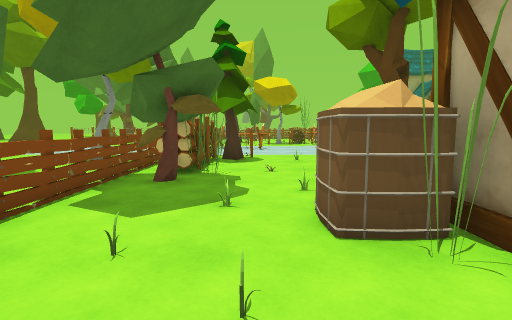
view 1 (above)

24 first-person views from a walk through a Unity game level. The camera is 1.2 m above the floor, tilts 6° down and sees 80° across. The floor is counted in squares, 1 m on a side. Each view is taken from the middle of a square. On the plan, view 1 faces up. The plan holds only what a view shows up to about 13 squares ahead; the rest is blank. The place goes on beyond the plan.

view 2
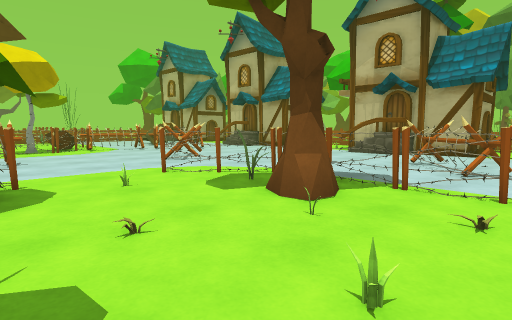

view 3
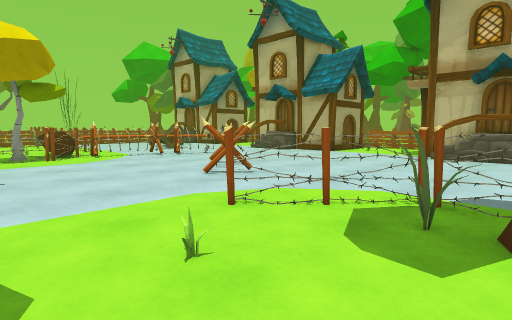

view 4
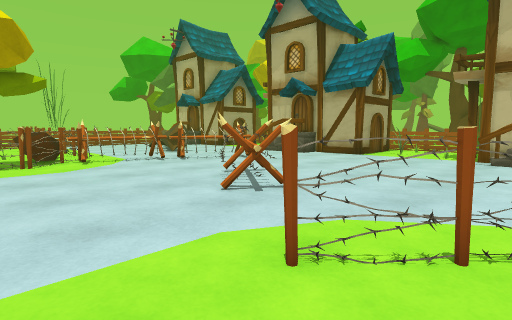

view 5
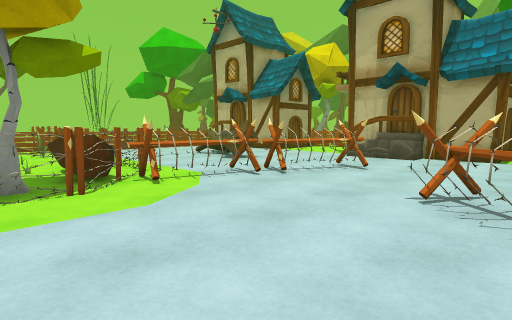

view 6
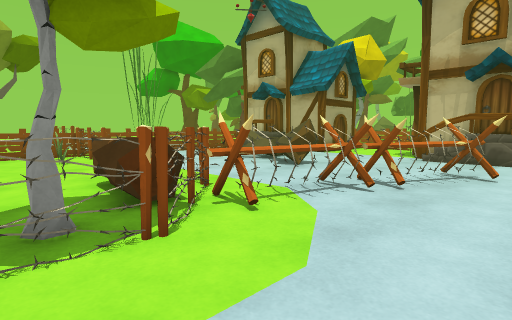

view 7
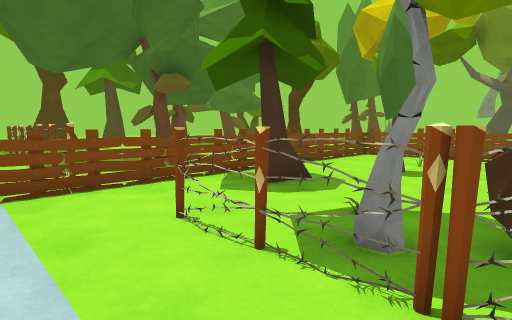

view 8
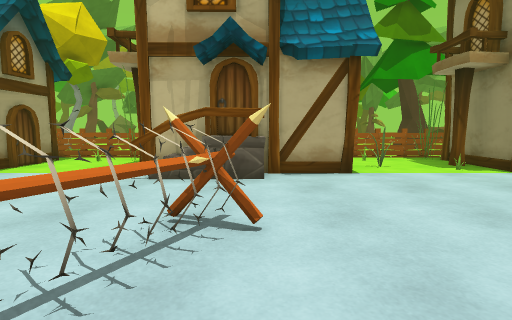

view 9
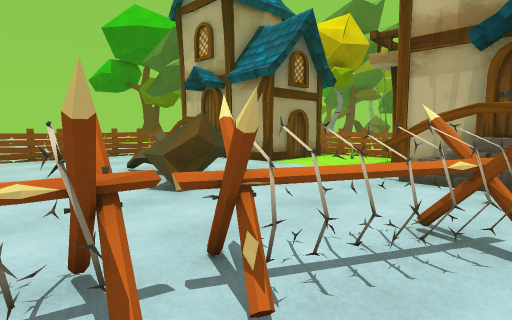

view 10
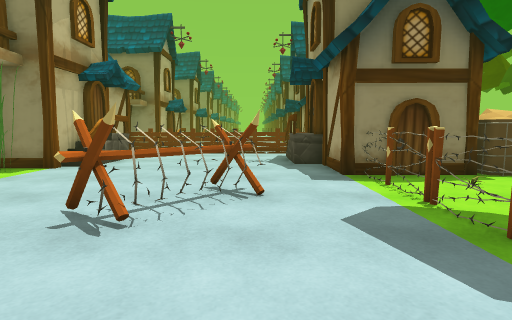

view 11
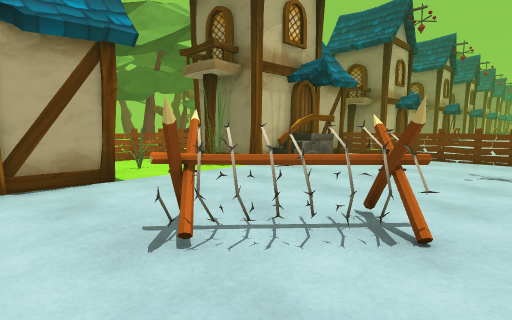

view 12
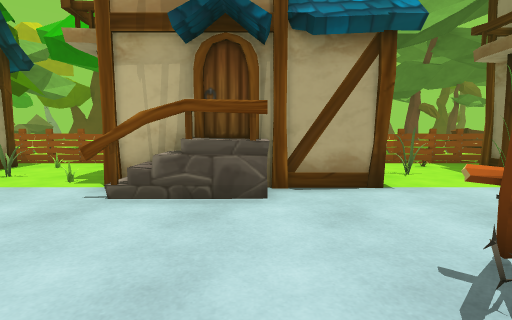

view 13
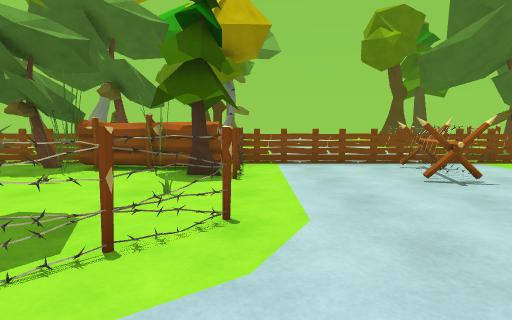

view 14
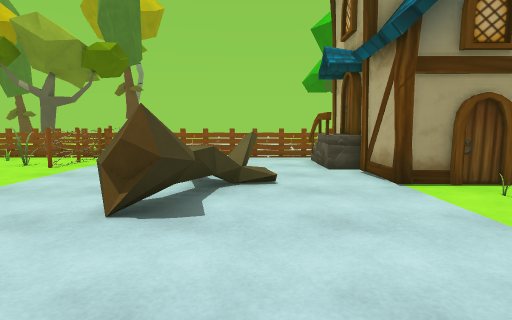

view 15
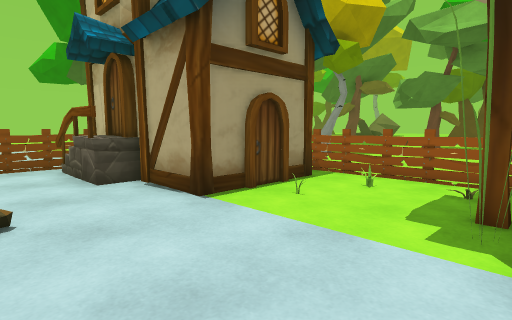

view 16
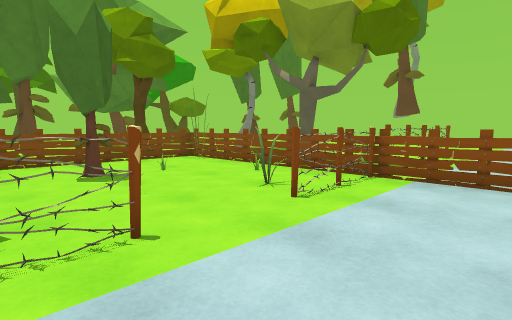

view 17
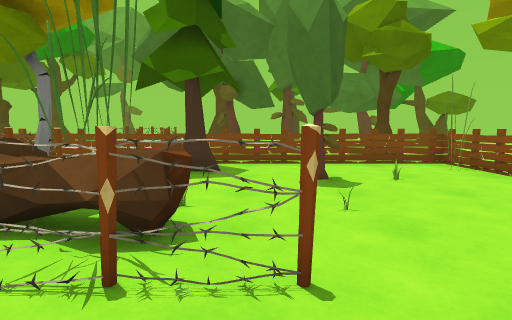

view 18
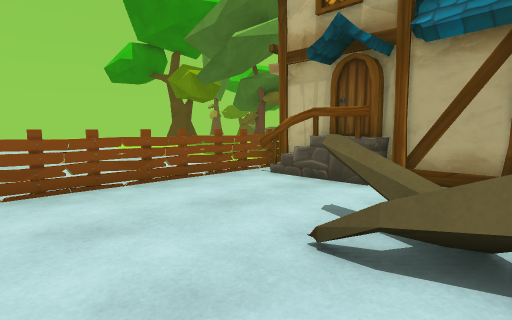

view 19
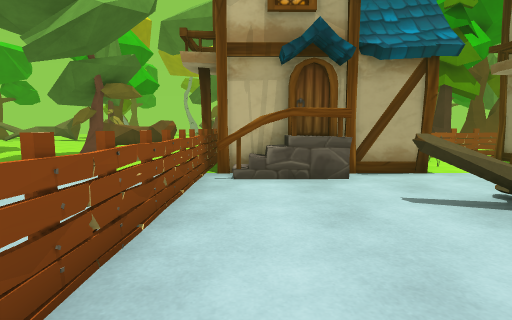

view 20
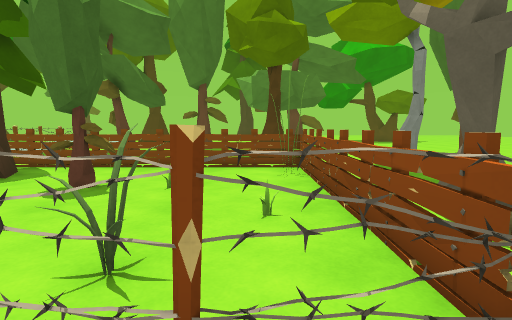

view 21
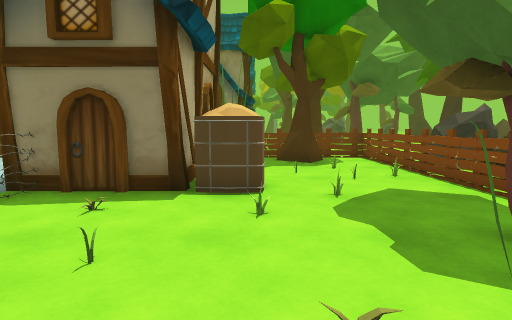

view 22
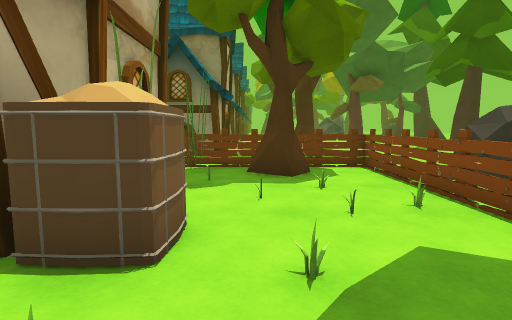

view 23
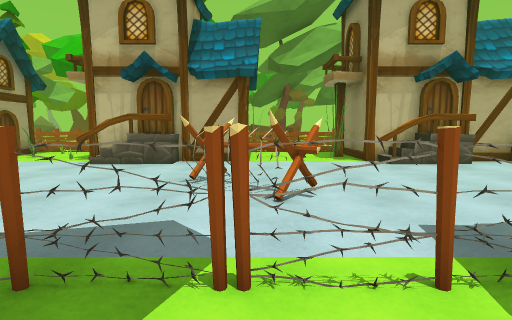

view 24
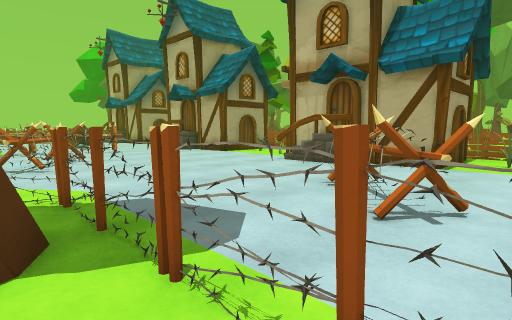

### Floor plan
Key: @ floor where view 1 was taken; # wall or solid block; . floor; = window, fence, low wall or low ledge; F fence; T pine tree; B barrier; H house; U boulder; O other object.
Columns run from 6 left of view 1 to 19 right of it. Each row starts with its distance up from view 1.
 36        O   F
 35        OO. F   ..
 34    # ==..==F=======.. H
 33 O #.O......F.......####H
 32 O =.....O..F.......HH
 31   =.......OF.......HH
 30   =...O....F.......HH
 29   =...O..........O..H
 28   =...O..O......O...HHHH.=
 27   =........F....O........=
 26   =..T..OOOF...OO....O.O.=
 25   =.TT...OOF...OO........=
 24   =....O.OF..........O.O.=
 23   =.....OFFBB......HHHHH =
 22 FFF...FFF.BBBBB....HH    =
 21   =..........BBBB..HH
 20   =.............B..HH
 19   =.................H  H
 18   =.BBB.....B.......HHHH.=
 17   =...B.....BB...........=
 16   =........BB........O.O.=
 15   =........BB............=
 14   =..................O..O
 13   =...F..F.........HHHHH#
 12 O  #FT....F........HH   #
 11 O  #B...O..F.......HH
 10    #BO....OF.......HH
  9    #B.....OF........H  H
  8    #BOO..OOF...BB...HHHH#
  7   .OOO..O..F..BB........O.
  6   =.O..O.O.F..BB......O..=
  5   =...O....F............O=
  4   =....BBHHFH........O...=
  3  O...O.BBH HH......HHHHH.=
  2 OO.O..O..# HHH.....HH    =
  1 UU...O...#  HH.....HH
  0 UU....@O.H  HH.....HH
 -1    ..OO..H  HH......H
 -2   #.. ..O     ...   H H
 -3    ..  ..      ..    HH

Where each view was taken, in squares from view 1:
view 1: 0 up, 0 right, facing up
view 2: 5 up, 1 left, facing up-right
view 3: 9 up, 0 right, facing up-right
view 4: 11 up, 1 right, facing up-right
view 5: 16 up, 1 right, facing up-right
view 6: 19 up, 1 right, facing up-right
view 7: 20 up, 3 right, facing up-left
view 8: 20 up, 6 right, facing right
view 9: 20 up, 6 right, facing up-right
view 10: 12 up, 8 right, facing down
view 11: 10 up, 7 right, facing down-right
view 12: 10 up, 8 right, facing right
view 13: 13 up, 7 right, facing left
view 14: 21 up, 11 right, facing up
view 15: 23 up, 11 right, facing up-right
view 16: 26 up, 8 right, facing up-left
view 17: 27 up, 7 right, facing left
view 18: 27 up, 7 right, facing up-right
view 19: 32 up, 6 right, facing right
view 20: 32 up, 6 right, facing left
view 21: 10 up, 1 right, facing down
view 22: 7 up, 0 right, facing down
view 23: 7 up, 3 right, facing right
view 24: 5 up, 4 right, facing up-right
